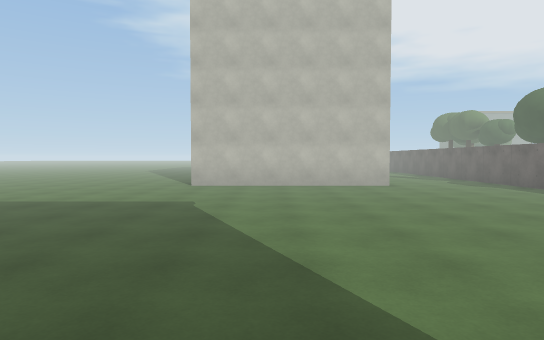
View 1 (above)

24 first-person views from a walk through a 3-D level made in the Unity game engine. The camera is 1.5 m above the floor, tilts 2° down and sees 75° across. Doors are open. The floor is counted in squares, 2 m on a side. Each view is taken from the middle of a square. On the plan, view 1 faces up. The plan holds only what a view shows up to about 11 squares ahead; the rest is blank. The place goes on beyond the plan. The player character is not drawn. Surface patterns are stand-ins for the level's own textures.

View 2
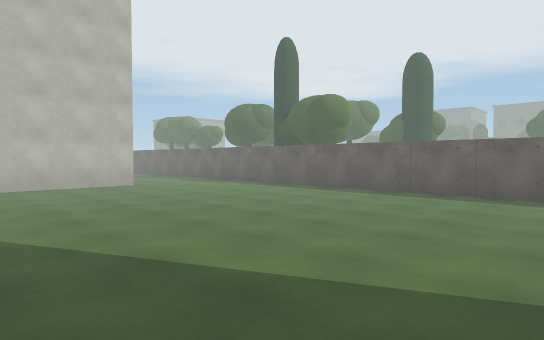

View 3
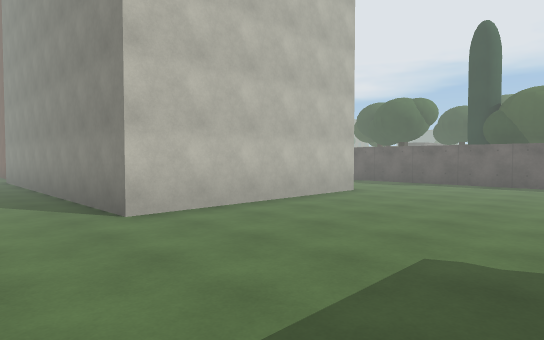

View 4
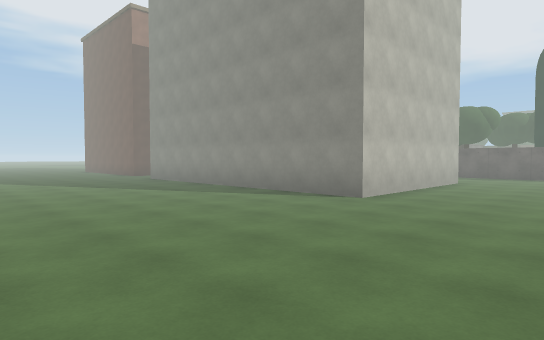

View 5
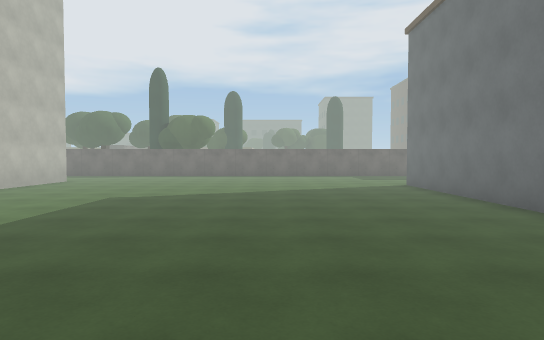

View 6
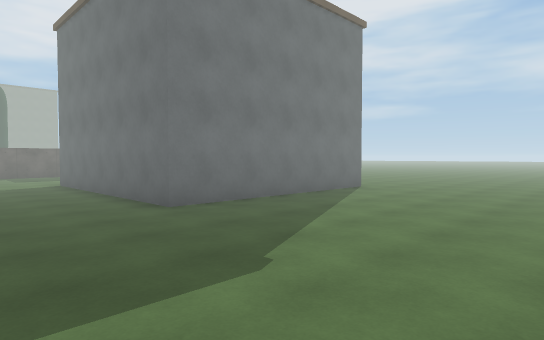

View 7
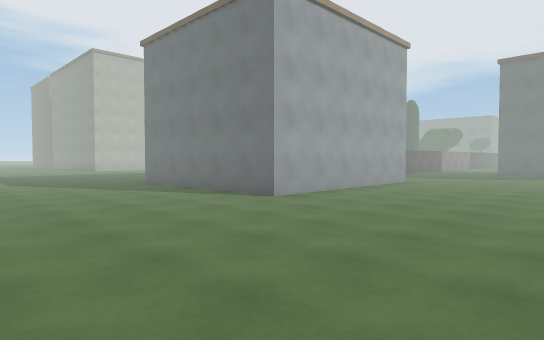

View 8
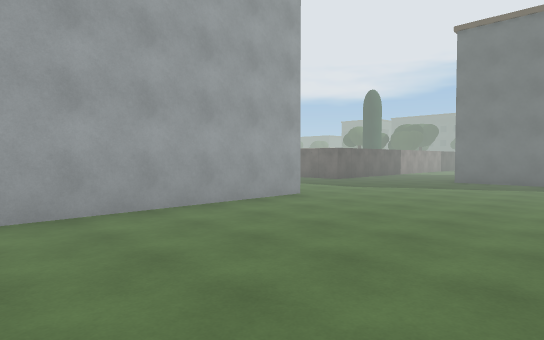

View 9
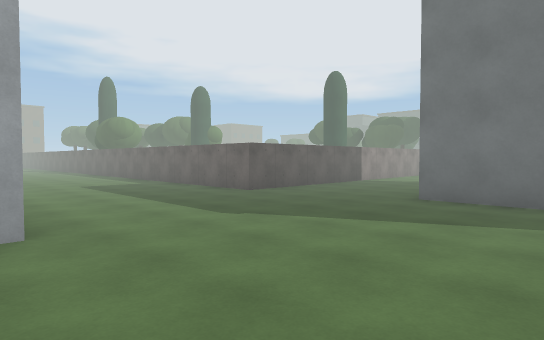

View 10
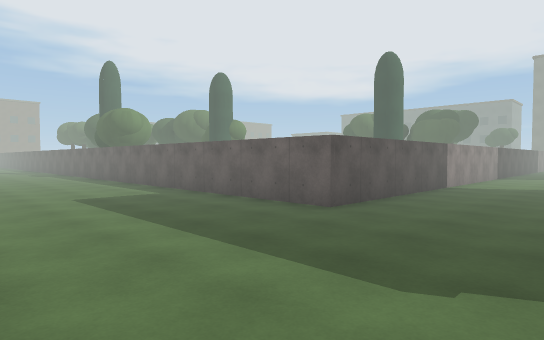

View 11
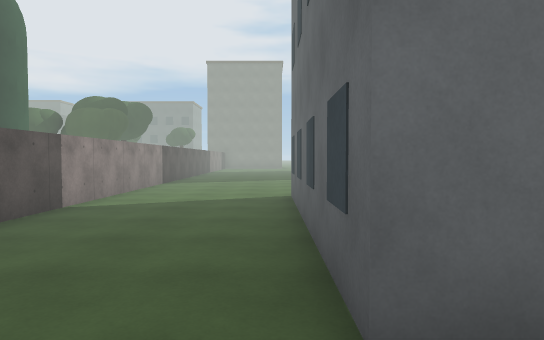

View 12
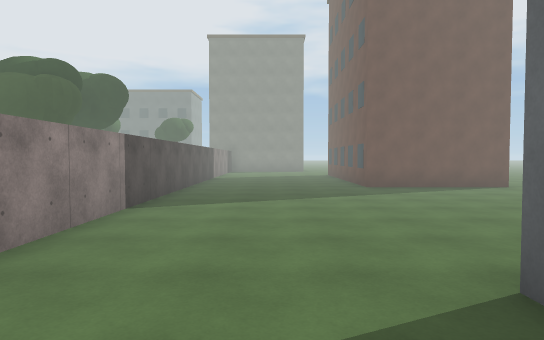

View 13
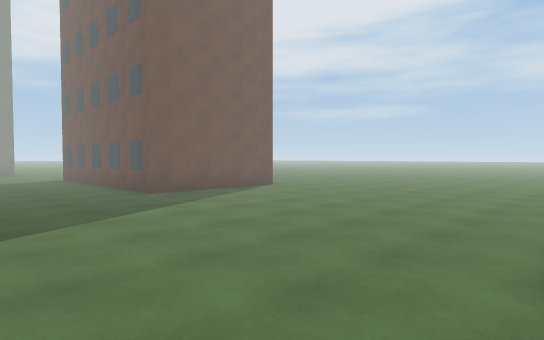

View 14
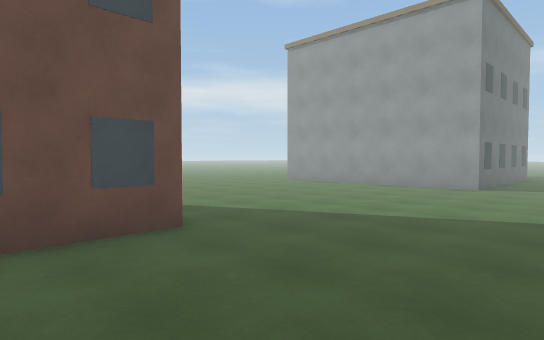

View 15
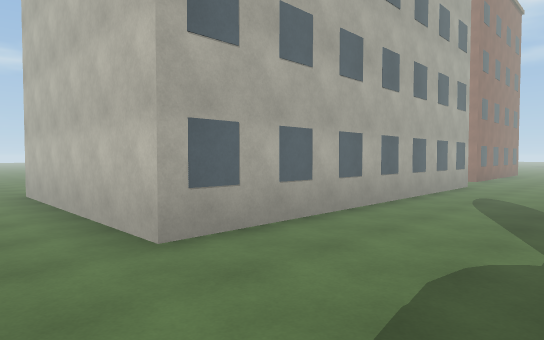

View 16
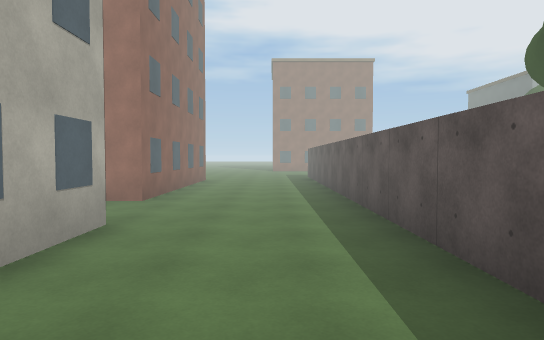

View 17
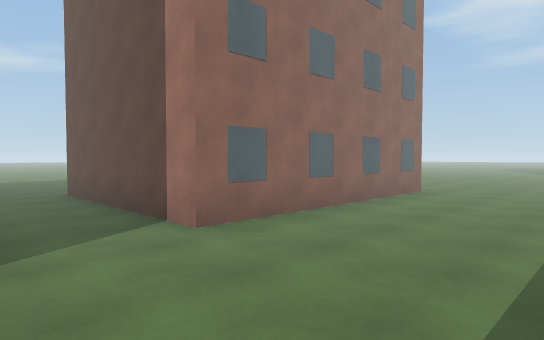

View 18
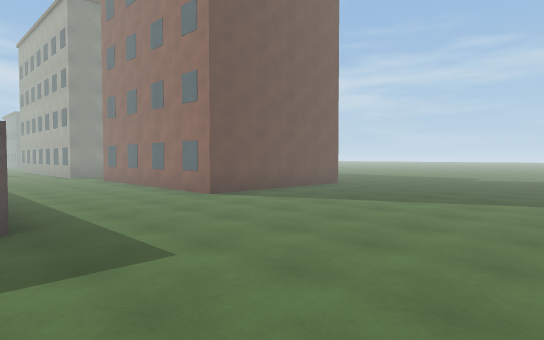

View 19
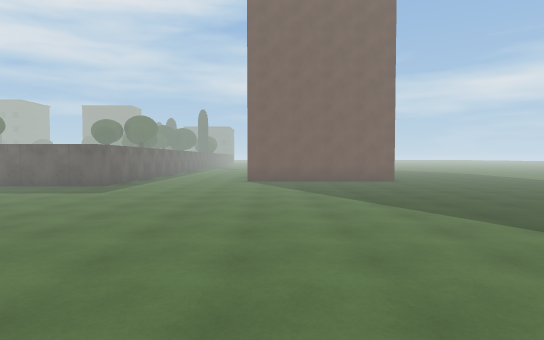

View 20
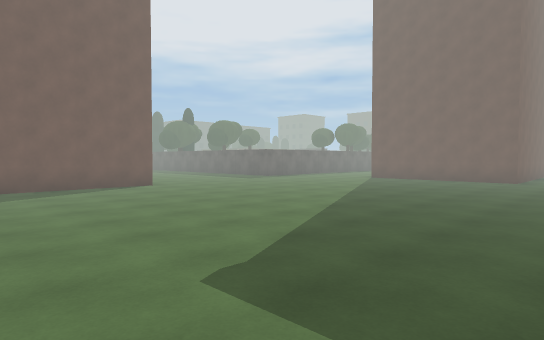

View 21
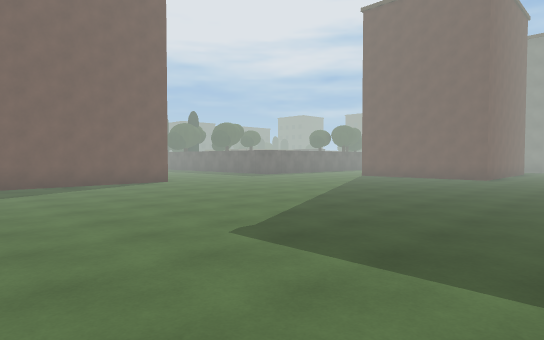

View 22
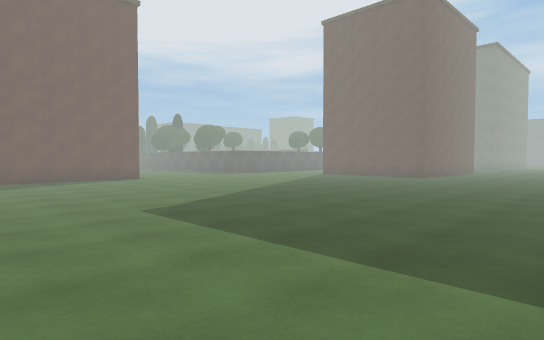

View 23
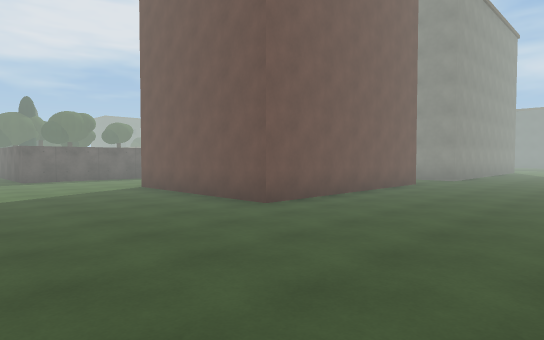

View 24
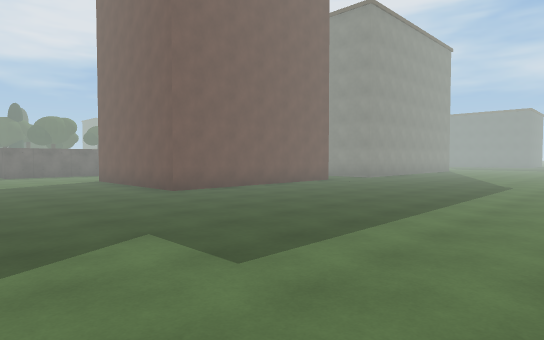

### Floor plan
Key: @ floor where view 1 was taken; # wall or solid block; . floor; O other object.
Columns run from 9 left of view 1 to 22 right of it. Each row starts with its distance up from view 1.
 39   . .....
 38    ...........O
 37   ............O
 36   ............O
 35   ............O
 34    ...........O
 33    .............
 32    ..............
 31    ..............
 30 . ................
 29  .................
 28 ................###
 27 ................#
 26 .......OOOOOO...#
 25  ......O    O...#
 24  ......O    O...#
 23  ......O    O...#
 22  ......O    O...#
 21  ......O    O...#
 20  .......OOOO....#
 19   ..............#
 18   .....O    O...#
 17   .....O    O...#
 16   .....O    O...#
 15   .....O    O...
 14   .....O    O..
 13   .....O    O..
 12   .....O    O...
 11  ......O    O...#
 10  ......OOOOOO...#
  9  ...............#
  8  ...............#
  7   ..............#
  6  . .............#
  5    .............#
  4   ..............#
  3  ...............#
  2 . ..............#
  1  ...............#
  0 .........@......#
 -1 .....OOOOOO.....#
 -2 .....O     .....#
 -3  ....O     .....#
 -4  ....O     .....################
 -5  ....O     .....................
 -6  ....OOOOOO.....................
 -7 ................................
 -8 .................OOOOOO.........
 -9 .................O    O......OOO
-10  ...............      O......O
-11 . .... ...            O......O

Where each view was taken, in squares from view 1:
view 1: 0 up, 0 right, facing up
view 2: 0 up, 1 left, facing up-right
view 3: 5 up, 4 left, facing up-right
view 4: 6 up, 8 left, facing up-right
view 5: 3 up, 8 left, facing right
view 6: 2 up, 9 left, facing down-right
view 7: 11 down, 9 left, facing up-right
view 8: 11 down, 4 left, facing up-right
view 9: 10 down, 1 right, facing up-right
view 10: 7 down, 2 right, facing up-right
view 11: 7 down, 6 right, facing right
view 12: 6 down, 11 right, facing right
view 13: 5 down, 13 right, facing down-right
view 14: 5 down, 22 right, facing down-left
view 15: 8 up, 6 right, facing up-left
view 16: 14 up, 5 right, facing up
view 17: 18 up, 6 right, facing up-left
view 18: 32 up, 7 right, facing down-left
view 19: 37 up, 2 right, facing down
view 20: 38 up, 4 left, facing down-right
view 21: 39 up, 5 left, facing down-right
view 22: 39 up, 7 left, facing down-right
view 23: 30 up, 6 left, facing down-right
view 24: 30 up, 9 left, facing down-right
